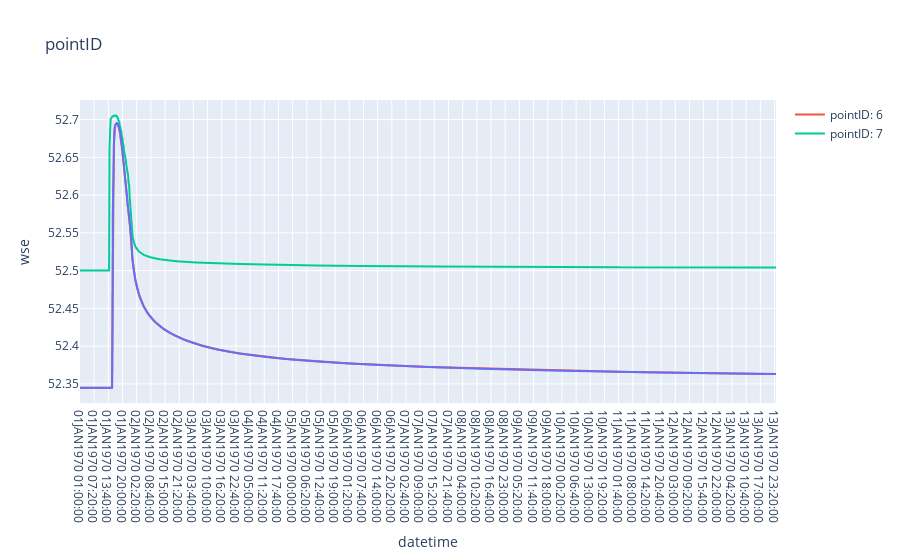

Notebook code cell kept with this figure:
### Code cell
import plotly.express as px
    
fig = px.line(df, x="datetime", y='wse', title='pointID')
fig.add_scatter(x=timestamps, y=gdf_nearest['wse_ts'][0], mode='lines', hovertext=df['wse'] , hoverinfo="text", name=f"pointID: {gdf_nearest['id'][0]}")
fig.add_scatter(x=timestamps, y=gdf_nearest['wse_ts'][1], mode='lines', hovertext=df['wse'] , hoverinfo="text", name=f"pointID: {gdf_nearest['id'][1]}")
fig.show()

### Figure 1 — Plotly figure (JSON) as saved in the notebook; plotly's stock layout.template omitted (floating-point values rounded to 4 significant figures; data arrays with more than 128 entries replaced by an {"elided": "..."} marker saying what was removed)
{"data": [{"hovertemplate": "datetime=%{x}<br>wse=%{y}<extra></extra>", "legendgroup": "", "line": {"color": "#636efa", "dash": "solid"}, "marker": {"symbol": "circle"}, "mode": "lines", "name": "", "showlegend": false, "type": "scattergl", "x": {"elided": "1867 str values"}, "xaxis": "x", "y": {"elided": "1867 float values"}, "yaxis": "y"}, {"hoverinfo": "text", "hovertext": {"elided": "1867 float values"}, "mode": "lines", "name": "pointID: 6", "type": "scatter", "x": {"elided": "1867 str values"}, "y": {"elided": "1867 float values"}}, {"hoverinfo": "text", "hovertext": {"elided": "1867 float values"}, "mode": "lines", "name": "pointID: 7", "type": "scatter", "x": {"elided": "1867 str values"}, "y": {"elided": "1867 float values"}}], "layout": {"legend": {"tracegroupgap": 0}, "title": {"text": "pointID"}, "xaxis": {"anchor": "y", "domain": [0, 1], "title": {"text": "datetime"}}, "yaxis": {"anchor": "x", "domain": [0, 1], "title": {"text": "wse"}}}}
